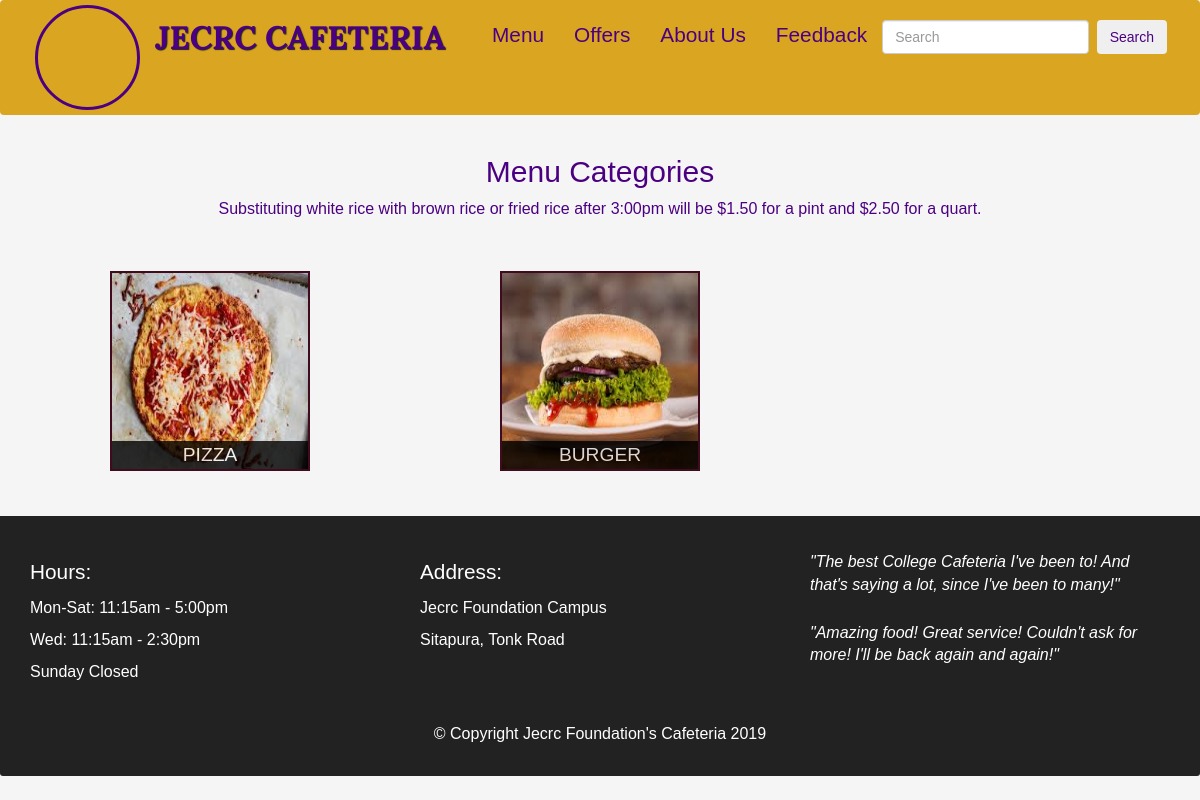
Screenshot of /offers/ with the database file from the repository.
### offers/models.py (models this page shows)
class Offer(models.Model):
    product_id = models.AutoField(primary_key=True)
    product_name = models.CharField(max_length=50)
    category = models.CharField(max_length=50, default="")
    original_price = models.IntegerField(default=0)
    offer_price=models.IntegerField(default=0)
    desc = models.CharField(max_length=300)
    image = models.ImageField(upload_to='images/menucard', default="")
    def __str__(self):
        return self.product_name

### offers/views.py (the view)
# urls.py: path('offers/', include('offers.urls')),
def offers(request):
    allProds = []
    catprods = Offer.objects.values('category')
    print(catprods,"This Is CatProds")
    cats = {item['category'] for item in catprods}
    print(cats,"This Is Cats")
    for cat in cats:
        prod = Offer.objects.filter(category=cat)
        allProds.append(prod)
    print(allProds,"This is All Prods")
    params = {'allProds':allProds}
    return render(request,'offers/offers.html',params)

### cafe/templates/offers/offers.html (shortened to what this page needs)
{% load static %}
<!doctype html>
<html lang="en">
<head>
    {% load static %}
    <link rel="stylesheet" href="https://maxcdn.bootstrapcdn.com/bootstrap/3.3.6/css/bootstrap.min.css"
>
</head>
<body>
    <header>
        <nav id="header-nav" class="navbar navbar-default">
            <div class="container">
                <div class="navbar-header">
                    <a href="#" class="pull-left visible-lg">
                        <div id="logo-img" alt="_logo image"> </div>
                    </a>
                    <div class="navbar-brand">
                        <a href="/">
                            <h1>JECRC CAFETERIA</h1>
                        </a>
                    </div>
                </div>
                <div id="collapsable-nav" class="collapse navbar-collapse">
                    <ul id="nav-list" class="nav navbar-nav navbar-right">
                        <li>
                            <a class="active nav-link" href="/menu/">Menu</a>
                        </li>
                        <li class="nav-item">
                            <a class="nav-link" href="/offers/">Offers</a>
                        </li>
                        <li class="nav-item">
                            <a class="nav-link" href="/menu/about/">About Us</a>
                        </li>
                        <li class="nav-item">
                            <a class="nav-link" href="/menu/feedback/">Feedback</a>
                        </li>
                        <li>
                            <form class="form-inline my-2 my-lg-2" method='POST' action='/menu/search/'>
                                <input id="input" class="form-control mr-sm-2 my-1" type="search" name="search"
                                    placeholder="Search">
                                <button id="btn1" class="btn btn-outline-success my-2 my-sm-0"
                                    type="submit">Search</button>
                            </form>
                        </li>
                    </ul>
                </div>
            </div>
        </nav>
    </header>
    <div id="main-content" class="container">
        <h2 id="menu-categories-title"  class="text-center">Menu Categories</h2>
        <div class="text-center">
            Substituting white rice with brown rice or fried rice after 3:00pm will be $1.50 for a pint and $2.50 for a
            quart.
        </div>
        <section class="row">
            {% for product in allProds %}
            <div class=" col-lg-4 col-md-6 col-sm-6 col-xs-12 col-xxs-12">
                <a href="{{ product.0.category }}/">
                    <div class="category-tile">
                        <img width="200" height="200" src='/media/{{ product.0.image}}' alt="Lunch">
                        <span>{{ product.0.category }}</span>
                    </div>
                </a>
            </div>
            {% endfor %}
        </section>
    </div>
    <footer class="panel-footer">
        <div class="container">
            <div class="row">
                <section id="hours" class="col-sm-4">
                    <span>Hours:</span><br>
                    Mon-Sat: 11:15am - 5:00pm<br>
                    Wed: 11:15am - 2:30pm<br>
                    Sunday Closed
                </section>
                <section id="address" class="col-sm-4">
                    <span>Address:</span><br>
                    Jecrc Foundation Campus<br>
                    Sitapura, Tonk Road
                </section>
                <section id="testimonials" class="col-sm-4">
                    <p>"The best College Cafeteria I've been to! And that's saying a lot, since I've been to many!"</p>
                    <p>"Amazing food! Great service! Couldn't ask for more! I'll be back again and again!"</p>
                </section>
            </div>
            <div class="text-center">&copy; Copyright Jecrc Foundation's Cafeteria 2019</div>
        </div>
    </footer>
</body>
</html>

### cafe/templates/offers/offers.html (style rules this page uses)
#main-content { color:indigo; }
body { font-size: 16px; color: indigo; background-color:whitesmoke; font-family: 'Oxygen', sans-serif; }
#header-nav { background-color: goldenrod; border-radius: ; border: ; }
#logo-img { background: url('/media/images/jecrc_image.jpg') no-repeat; width: 105px; height: 105px; background-size: 100px 100px; margin: 5px 15px 5px 5px; border-radius: 1200px; border: 3px solid indigo; }
.navbar-brand { padding-top: 15px; }
.navbar-brand h1 { font-family: 'lora', serif; color: indigo; font-size: 1.8em; text-transform: uppercase; font-weight: bold; text-shadow: 1px 1px 1px #222; margin-top: 0; margin-bottom: 0; line-height: .75; padding-top: 10px; }
#nav-list { margin-top: 10px; }
#nav-list a { color: indigo; text-align: center; font-size: 1.3em; margin-right: 0px; }
.navbar { border: 0px; }
.category-tile { position: relative; border: 2px solid #3F0C1F; overflow: hidden; width: 200px; height: 200px; margin: 0 auto 15px; }
.category-tile span { position: absolute; bottom: 0; right: 0; width: 100%; text-align: center; font-size: 1.2em; text-transform: uppercase; background-color: #000; color: #fff; opacity: .8; }
#menu-categories-title+div { color:indigo; margin-bottom: 50px; }
.panel-footer { margin-top: 30px; padding-top: 35px; padding-bottom: 30px; background-color: #222; border-top: 0; color: white; }
.panel-footer div.row { margin-bottom: 35px; }
#hours, #address { line-height: 2; }
#hours>span, #address>span { font-size: 1.3em; }
#testimonials { font-style: italic; }
#testimonials p:nth-child(2) { margin-top: 25px; }
@media (min-width: 1200px) { #input { margin-top: 10px; } }
@media (min-width: 1200px) { #btn1 { margin-top: 10px; margin-left: 3px; margin-right: 3px; } }

### rows the page displays
Offer: image (picture), category "PIZZA"
Offer: image (picture), category "BURGER"
